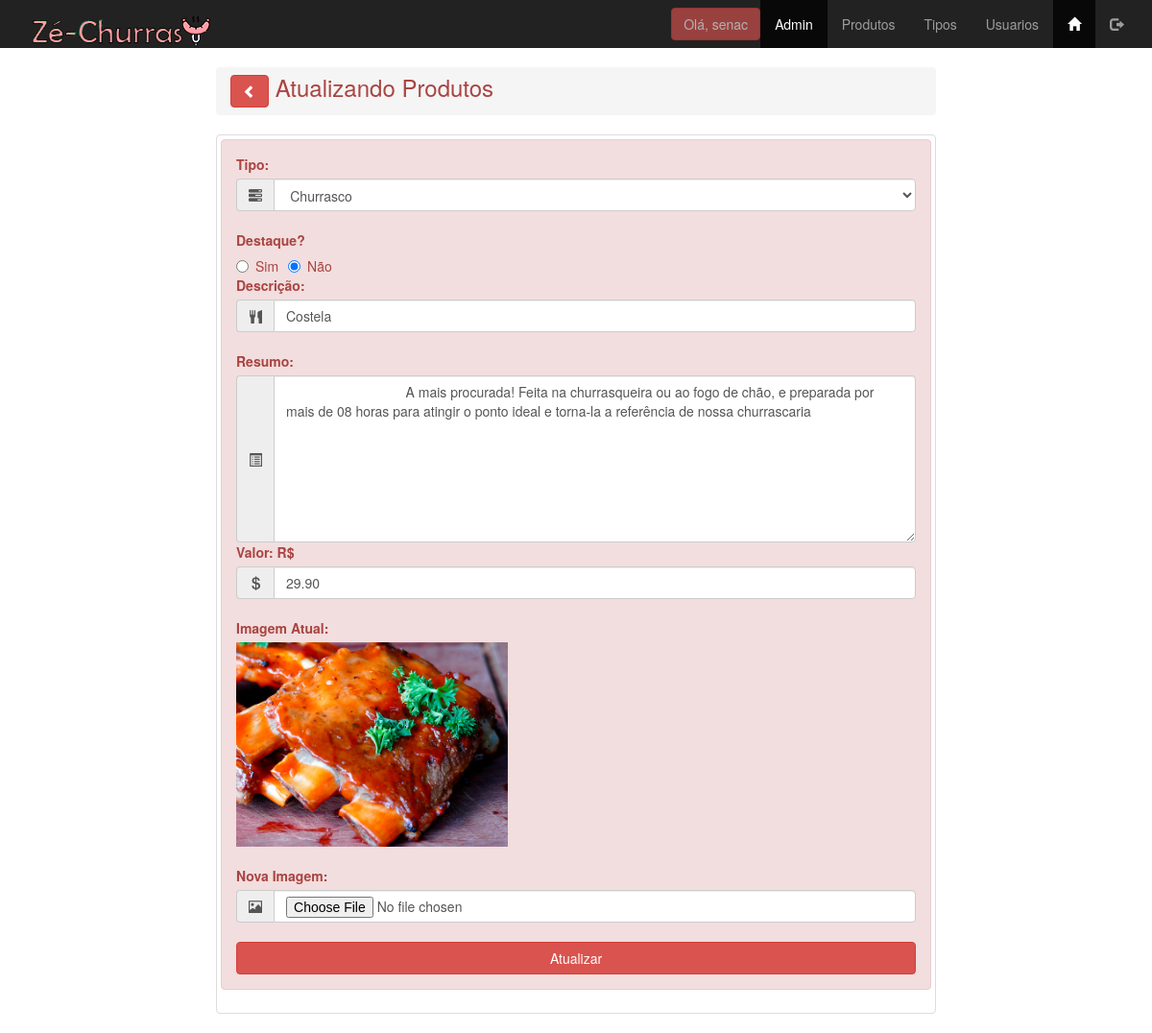
Screenshot of /Admin/produto_atualiza.php?id_produto=3 (signed in) with the database file from the repository.
### tables this page shows
create table tbprodutos(
id_produto int(11) not null,
id_tipo_produto int  not null,
descri_produto varchar(100) not null,
resumo_produto varchar(1000) default null,
valor_produto decimal(10,2) default null,
imagem_produto varchar(50) default null,
destaque_produto enum('Sim', 'Não') not null
);

create table tbtipos(
id_tipo int(11) not null,
sigla_tipo varchar(3) not null,
rotulo_tipo varchar(15) not null
);

### Admin/produto_atualiza.php (the view, shortened to what this page needs)
<?php
include('../connections/conn.php');
$id_alterar = $_GET['id_produto'];
$query_busca = "select * from tbprodutos where id_produto = ".$id_alterar;
$lista = $conn->query($query_busca);
$linha = $lista->fetch_assoc();
$consulta_fk = "select * from tbtipos order by rotulo_tipo asc";
$lista_fk = $conn->query($consulta_fk);
$linha_fk = $lista_fk->fetch_assoc();
?>
<!DOCTYPE html>
<html lang="pt-BR">
<head>
    <link rel="stylesheet" href="../css/bootstrap.min.css" type="text/css">
    <link rel="stylesheet" href="../css/meu_estilo.css" type="text/css">
</head>
<body class="">
    <?php include('menu_adm.php');?>
    <main class="container">
        <div class="row">
            <div class="col-xs-12 col-sm-offset-3 col-sm-6 col-md-offset-2 col-md-8">
                <h3 class="breadcrumb text-danger">
                    <a href="produtos_lista.php">
                        <button class="btn btn-danger">
                            <span class="glyphicon glyphicon-chevron-left"></span>
                        </button>
                    </a>
                    Atualizando Produtos
                </h3>
                <div class="thumbnail">
                    <div class="alert alert-danger" role="alert">
                        <form action="produto_atualiza.php" method="post"
                        id="form_produto_atualiza" name="form_produto_atualiza"
                        enctype="multipart/form-data">
                        <label for="id_tipo_produto">Tipo:</label>
                        <div class="input-group">
                            <span class="input-group-addon">
                                <span class="glyphicon glyphicon-tasks" aria-hidden="true"></span>
                            </span>
                            <select name="id_tipo_produto" id="id_tipo_produto" class="form-control" required>
                                <?php do {?>
                                <option value="<?php echo $linha_fk['id_tipo']?>"
                                    <?php
                                    if(!(strcmp($linha_fk['id_tipo'],$linha['id_tipo_produto'])))
                                    {echo "selected=\"selected\"";}
                                    ?>>
                                    <?php echo $linha_fk['rotulo_tipo'];?>
                                </option>
                                <?php } while($linha_fk = $lista_fk->fetch_assoc());
                                ?>
                            </select>
                        </div>
                        <br>
                        <label for="destaque_produto">Destaque?</label>
                        <div class="input-group">
                            <label for="destaque_produto_s" class="radio-inline">
                                <input type="radio" name="destaque_produto" id="destaque_produto" value="sim"
                                <?php echo $linha['destaque_produto']=="Sim"?"checked":null; ?>>
                            Sim
                            </label>
                            <label for="destaque_produto_n" class="radio-inline">
                                <input type="radio" name="destaque_produto" id="destaque_produto" value="Não"
                                <?php echo $linha['destaque_produto']=="Sim"?"checked":null; ?>>
                            Não
                            </label>
                        </div>
                        <label for="descri_produto">Descrição:</label>
                        <div class="input-group">
                        <span class="input-group-addon">
                                <span class="glyphicon glyphicon-cutlery" aria-hidden="true"></span>
                            </span>
                            <input type="text" class="form-control"
                            id="descri_produto"
                            name="descri_produto"
                            maxlength="100"
                            required
                            value="<?php echo $linha['descri_produto'];?>"
                            placeholder="Digite o titulo do produto...">
                        </div>
                        <br>
                        <label for="resumo_produto">Resumo:</label>
                        <div class="input-group">
                        <span class="input-group-addon">
                                <span class="glyphicon glyphicon-list-alt" aria-hidden="true"></span>
                            </span>
                            <textarea name="resumo_produto" id="resumo_produto" cols="30" rows="8"
                            placeholder="Digite os detalhes do produto..." class="form-control">
                                <?php echo $linha['resumo_produto'];?>
                            </textarea>
                        </div>
                        <label for="valor_produto">Valor: R$</label>
                        <div class="input-group">
                        <span class="input-group-addon">
                                <span class="glyphicon glyphicon-usd" aria-hidden="true"></span>
                            </span>
                            <input type="number" name="valor_produto" id="valor_produto"
                                min="0" step="0.01" class="form-control" value="<?php echo $linha['valor_produto'];?>">
                        </div>
                        <br>
                        <label for="imagem_produto_atual">Imagem Atual: </label>
                        <img src="../images/<?php echo $linha['imagem_produto'];?>" alt="" class="img-responsive" style="max-width: 40%;">
                        <br>
                        <label for="imagem_produto">Nova Imagem:</label>
                        <div class="input-group">
                        <span class="input-group-addon">
                                <span class="glyphicon glyphicon-picture" aria-hidden="true"></span>
                            </span>
                            <input type="file" name="imagem_produto" id="imagem_produto" class="form-control" accept="image/*">
                        </div>
                        <br>
                        <input type="submit" value="Atualizar" name="enviar" id="enviar" class="btn btn-danger btn-block">
                    </form>
                    </div>
                </div>
            </div>
        </div>
    </main>
</body>
</html>

### rows the page displays
tbprodutos: id_tipo_produto "Churrasco", destaque_produto "☐ Destaque?", destaque_produto "☑", descri_produto "Costela", resumo_produto "A mais procurada! Feita na churrasqueira ou ao fogo de chão, e preparada por mais de 08 horas para atingir o ponto ideal e torna-la a referência de nossa churrascaria", valor_produto "29.90", imagem_produto (picture)

### other values shown
$_SESSION['login_usuario'] "senac"
